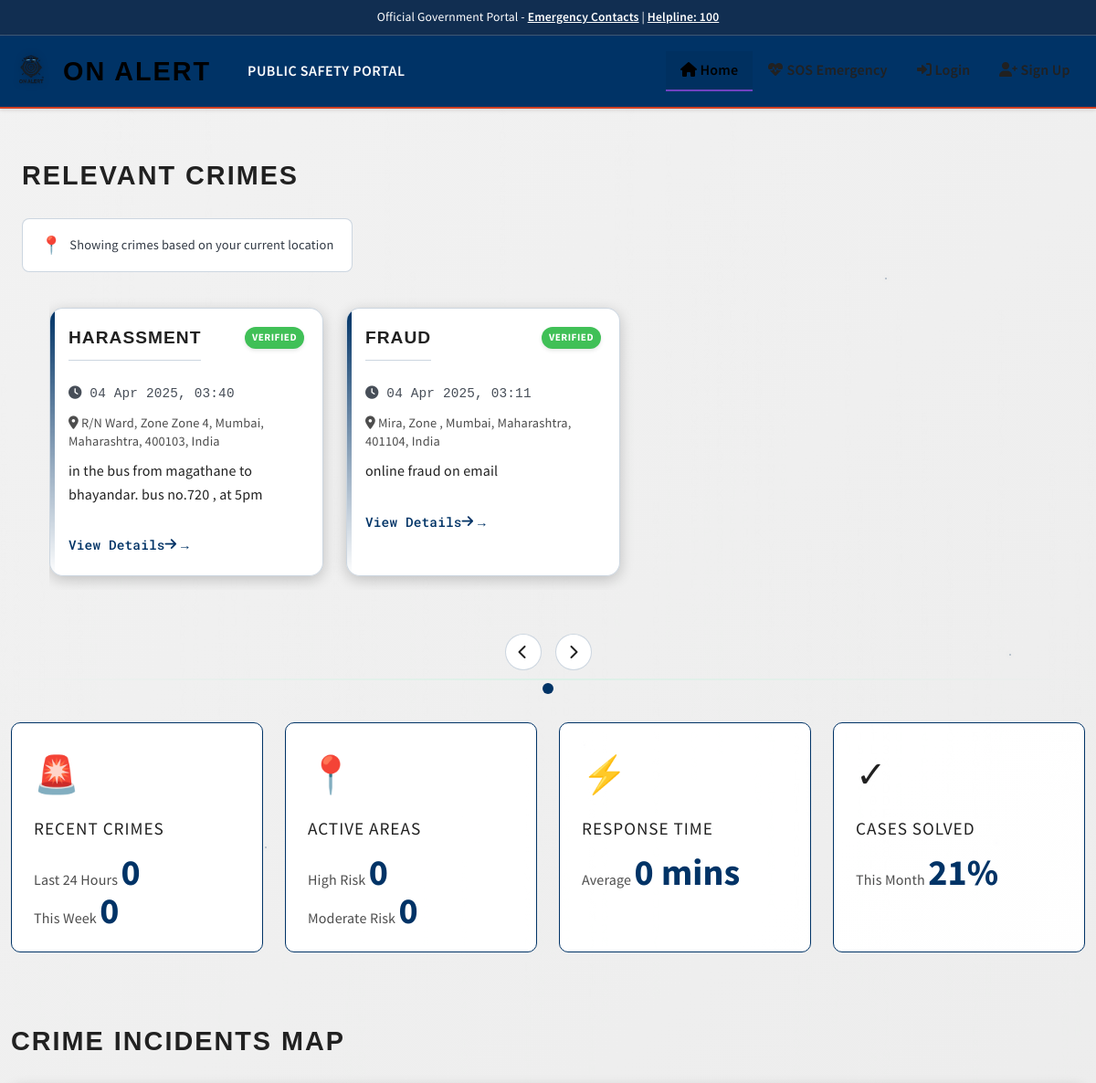
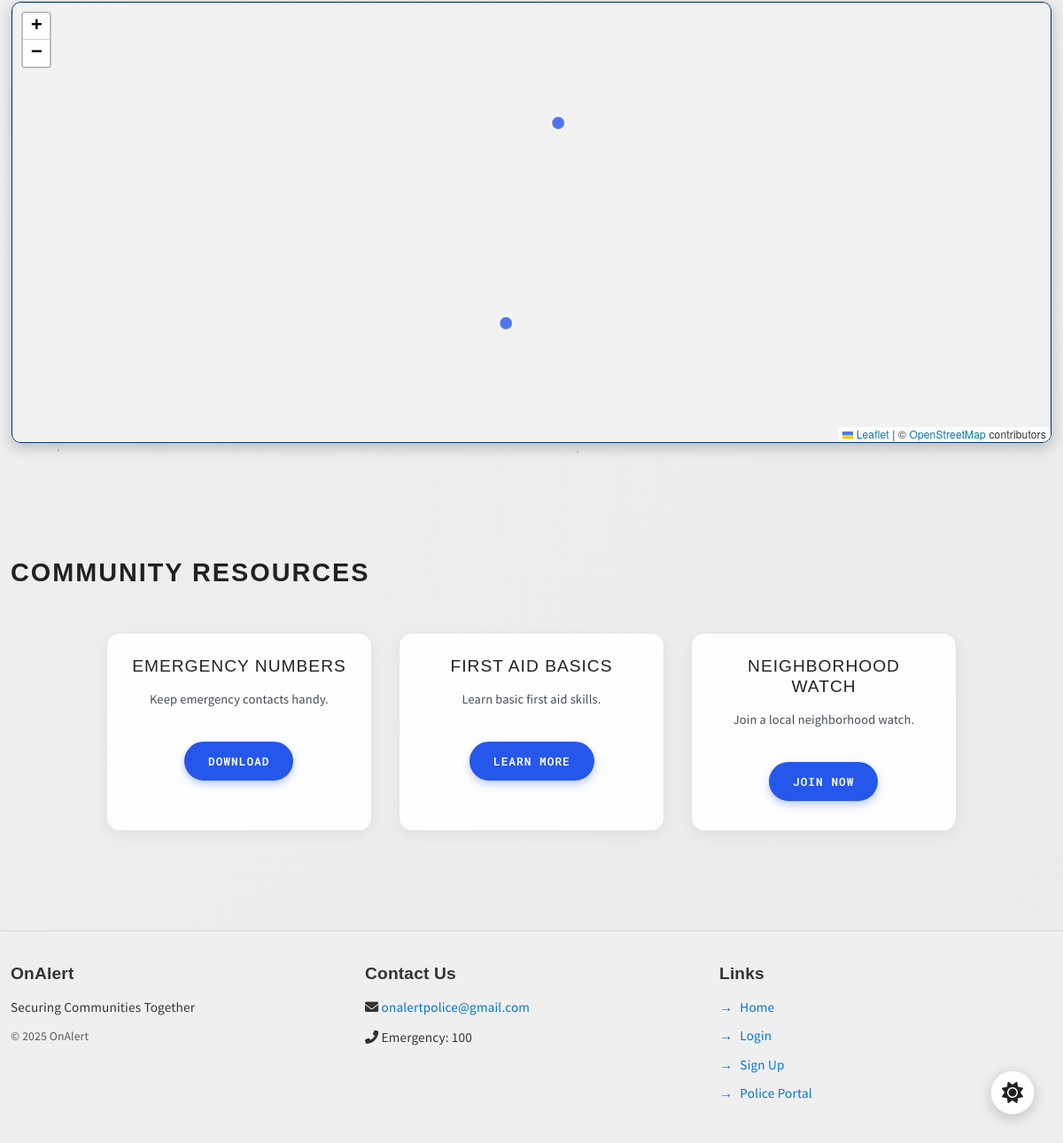
The page / on the database its author committed (2 pictures, top to bottom).
### crime/models.py (models this page shows, shortened)
class CrimeReport(db.Model):
    id = db.Column(db.Integer, primary_key=True)
    title = db.Column(db.String(100), nullable=False)
    description = db.Column(db.Text, nullable=False)
    location = db.Column(db.String(200), nullable=False)
    latitude = db.Column(db.Float, nullable=False)
    longitude = db.Column(db.Float, nullable=False)
    timestamp = db.Column(db.DateTime, default=datetime.utcnow)
    updated_at = db.Column(db.DateTime, default=datetime.utcnow)
    user_id = db.Column(db.Integer, db.ForeignKey('user.id'), nullable=True)  # Made nullable for anonymous reports
    is_anonymous = db.Column(db.Boolean, default=False)  # New field for anonymous reporting
    status = db.Column(db.String(20), default='pending')
    notes = db.Column(db.Text, nullable=True)
    evidence_file = db.Column(db.String(255), nullable=True)
    is_verified = db.Column(db.Boolean, default=False)
    verification_status = db.Column(db.String(20), default='pending')
    action_taken = db.Column(db.Text, nullable=True)
    suspect_description = db.Column(db.Text, nullable=True)
    suspect_sketch = db.Column(db.String(255), nullable=True)

### crime/app.py (the view, shortened to what this page needs)
@app.route('/')
def home():
    today = datetime.now().date()
    if current_user.is_authenticated and current_user.is_police:
        recent_crimes = CrimeReport.query.filter_by(location=current_user.jurisdiction)\
                              .order_by(CrimeReport.timestamp.desc())\
                              .limit(10).all()
    else:
        recent_crimes = CrimeReport.query.filter(
            CrimeReport.is_verified == True,
            CrimeReport.timestamp >= datetime.now() - timedelta(days=30)
        ).order_by(CrimeReport.timestamp.desc()).limit(5).all()
    statistics = get_crime_statistics()
    return render_template('home.html', recent_crimes=recent_crimes, today=today, statistics=statistics)

### crime/templates/home.html (shortened to what this page needs)
{% extends "base.html" %}
{% block content %}
<section class="recent-crimes">
    <div class="container">
        <h2 class="section-title">RELEVANT CRIMES</h2>
        <div class="d-flex justify-content-between align-items-center mb-4">
            <div>
                {% if current_user.is_authenticated and current_user.is_police %}
                    <p class="locality-info">Showing crimes in your jurisdiction</p>
                {% elif current_user.is_authenticated %}
                    <p class="locality-info">Showing your reports and crimes near you</p>
                {% else %}
                    <p class="locality-info">Showing crimes based on your current location</p>
                {% endif %}
            </div>
        </div>
    {% if recent_crimes %}
    <div class="crime-slider-container">
        <div class="crime-slider" id="crimeSlider">
                    {% for crime in recent_crimes %}
            <div class="crime-card">
                        <div class="crime-header">
                            <h3 class="crime-type">{{ crime.title }}</h3>
                            <div class="relevance-badges">
                                {% if crime.is_verified %}
                                <span class="relevance-badge verified">Verified</span>
                                {% endif %}
                            </div>
                        </div>
                        <p class="time"><i class="fas fa-clock"></i> {{ crime.timestamp.strftime('%d %b %Y, %H:%M') }}</p>
                        <p class="location"><i class="fas fa-map-marker-alt"></i> {{ crime.location }}</p>
                        <p>{{ crime.description[:100] }}{% if crime.description|length > 100 %}...{% endif %}</p>
                        <a href="#" class="view-report" data-bs-toggle="modal" data-bs-target="#crimeModal{{ crime.id }}">
                            View Details <i class="fas fa-arrow-right ml-2"></i>
                </a>
            </div>
            {% endfor %}
        </div>
        <div class="slider-controls">
                    <button class="slider-arrow prev-arrow" id="prevBtn">
                <i class="fas fa-chevron-left"></i>
            </button>
                    <button class="slider-arrow next-arrow" id="nextBtn">
                <i class="fas fa-chevron-right"></i>
            </button>
        </div>
                <div class="slider-dots" id="sliderDots"></div>
            </div>
        </div>
    {% endif %}
</section>
<section class="statistics">
    <div class="stats-grid">
        <div class="stat-card">
            <div class="stat-icon">🚨</div>
            <h3>Recent Crimes</h3>
            <div class="stat-details">
                <div class="stat-row">
                    <span>Last 24 Hours</span>
                    <span class="stat-number">{{ statistics.recent_24h }}</span>
                </div>
                <div class="stat-row">
                    <span>This Week</span>
                    <span class="stat-number">{{ statistics.recent_week }}</span>
                </div>
            </div>
        </div>
        <div class="stat-card">
            <div class="stat-icon">📍</div>
            <h3>Active Areas</h3>
            <div class="stat-details">
                <div class="stat-row">
                    <span>High Risk</span>
                    <span class="stat-number">{{ statistics.high_risk_areas }}</span>
                </div>
                <div class="stat-row">
                    <span>Moderate Risk</span>
                    <span class="stat-number">{{ statistics.moderate_risk_areas }}</span>
                </div>
            </div>
        </div>
        <div class="stat-card">
            <div class="stat-icon">⚡</div>
            <h3>Response Time</h3>
            <div class="stat-details">
                <div class="stat-row">
                    <span>Average</span>
                    <span class="stat-number">{{ statistics.avg_response_time }} mins</span>
                </div>
            </div>
        </div>
        <div class="stat-card">
            <div class="stat-icon">✓</div>
            <h3>Cases Solved</h3>
            <div class="stat-details">
                <div class="stat-row">
                    <span>This Month</span>
                    <span class="stat-number">{{ statistics.solved_percentage }}%</span>
                </div>
            </div>
        </div>
    </div>
</section>
<section class="map">
    <h2 class="section-title">Crime Incidents Map</h2>
    <div class="map-container">
        <div id="map"></div>
    </div>
</section>
<section class="resources">
    <h2 class="section-title">Community Resources</h2>
    <div class="resource-container">
        <div class="resource-card">
            <h3 class="resource-title">EMERGENCY NUMBERS</h3>
            <p>Keep emergency contacts handy.</p>
            <a href="{{ url_for('download_emergency') }}" class="resource-button">Download</a>
        </div>
        <div class="resource-card">
            <h3 class="resource-title">FIRST AID BASICS</h3>
            <p>Learn basic first aid skills.</p>
            <a href="{{ url_for('learn_first_aid') }}" class="resource-button">Learn More</a>
        </div>
        <div class="resource-card">
            <h3 class="resource-title">NEIGHBORHOOD WATCH</h3>
            <p>Join a local neighborhood watch.</p>
            <a href="{{ url_for('join_watch') }}" class="resource-button">Join Now</a>
        </div>
    </div>
</section>
{% endblock %}

### crime/templates/base.html (shortened to what this page needs)
<!DOCTYPE html>
<html lang="en" data-theme="dark">
<head>
    <link href="https://cdn.jsdelivr.net/npm/bootstrap@5.1.3/dist/css/bootstrap.min.css" rel="stylesheet">
    <link rel="stylesheet" href="https://unpkg.com/leaflet@1.7.1/dist/leaflet.css"/>
    <link rel="stylesheet" href="https://unpkg.com/leaflet.markercluster@1.4.1/dist/MarkerCluster.css">
    <link rel="stylesheet" href="https://unpkg.com/leaflet.markercluster@1.4.1/dist/MarkerCluster.Default.css">
    <link rel="stylesheet" href="https://cdnjs.cloudflare.com/ajax/libs/font-awesome/6.0.0/css/all.min.css">
    <link rel="stylesheet" href="{{ url_for('static', filename='css/style.css') }}">
</head>
<body>
    <div class="background-animation">
        <div id="matrixRain"></div>
        <div id="scanLines"></div>
        <div id="particles"></div>
    </div>
    <div class="header-banner">
        <div class="container">
            <span>Official Government Portal - <a href="#">Emergency Contacts</a> | <a href="#">Helpline: 100</a></span>
        </div>
    </div>
    <header>
        <div class="container">
            <div class="d-flex justify-content-between align-items-center">
                <div class="d-flex align-items-center">
                    <a href="{{ url_for('home') }}" class="d-flex align-items-center text-decoration-none">
                        <img src="{{ url_for('static', filename='images/onalert_logo.png') }}" alt="ON ALERT Logo" class="logo-img">
                        <div class="logo me-4">ON ALERT</div>
                    </a>
                    <div class="govt-tagline d-none d-md-block text-white ms-3">Public Safety Portal</div>
                </div>
                <nav>
                    <ul class="nav">
                        {% if current_user.is_authenticated and current_user.is_police %}
                            <li class="nav-item">
                                <a class="nav-link {% if 'dashboard' in request.path %}active{% endif %}" href="{{ url_for('admin_dashboard') }}">
                                    <i class="fas fa-shield-alt"></i> Dashboard
                                </a>
                            </li>
                            <li class="nav-item">
                                <a class="nav-link {% if request.path == url_for('data') %}active{% endif %}" href="{{ url_for('data') }}">
                                    <i class="fas fa-chart-line"></i> Analytics
                                </a>
                            </li>
                            <li class="nav-item">
                                <a class="nav-link {% if request.path == url_for('police_sos_alerts') %}active{% endif %}" href="{{ url_for('police_sos_alerts') }}">
                                    <i class="fas fa-exclamation-circle"></i> SOS Alerts
                                </a>
                            </li>
                            <li class="nav-item">
                                <a class="nav-link" href="{{ url_for('admin_logout') }}">
                                    <i class="fas fa-sign-out-alt"></i> Logout
                                </a>
                            </li>
                        {% else %}
                            <li class="nav-item">
                                <a class="nav-link {% if request.path == url_for('home') %}active{% endif %}" href="{{ url_for('home') }}">
                                    <i class="fas fa-home"></i> Home
                                </a>
                            </li>
                            <li class="nav-item">
                                <a class="nav-link {% if request.path == url_for('sos') %}active{% endif %}" href="{{ url_for('sos') }}">
                                    <i class="fas fa-heartbeat"></i> SOS Emergency
                                </a>
                            </li>
                            {% if current_user.is_authenticated %}
                                <li class="nav-item">
                                    <a class="nav-link {% if request.path == url_for('report_crime') %}active{% endif %}" href="{{ url_for('report_crime') }}">
                                        <i class="fas fa-exclamation-triangle"></i> Report Crime
                                    </a>
                                </li>
                                <li class="nav-item">
                                    <a class="nav-link" href="{{ url_for('logout') }}">
                                        <i class="fas fa-sign-out-alt"></i> Logout
                                    </a>
                                </li>
                            {% else %}
                                <li class="nav-item">
                                    <a class="nav-link" href="{{ url_for('login') }}">
                                        <i class="fas fa-sign-in-alt"></i> Login
                                    </a>
                                </li>
                                <li class="nav-item">
                                    <a class="nav-link" href="{{ url_for('signup') }}">
                                        <i class="fas fa-user-plus"></i> Sign Up
                                    </a>
                                </li>
                            {% endif %}
                        {% endif %}
                    </ul>
                </nav>
            </div>
        </div>
    </header>
    <main class="container py-4">
        {% block content %}{% endblock %}
    </main>
    <footer>
        <div class="container">
            <div class="row py-3">
                <div class="col-md-4 mb-3 mb-md-0">
                    <h5 class="footer-heading">OnAlert</h5>
                    <p class="footer-text">Securing Communities Together</p>
                    <p class="copyright">&copy; 2025 OnAlert</p>
                </div>
                <div class="col-md-4 mb-3 mb-md-0">
                    <h5 class="footer-heading">Contact Us</h5>
                    <p class="footer-text">
                        <i class="fas fa-envelope"></i>
                        <a href="mailto:onalertpolice@gmail.com" class="footer-link">onalertpolice@gmail.com</a>
                    </p>
                    <p class="footer-text">
                        <i class="fas fa-phone-alt"></i> Emergency: 100
                    </p>
                </div>
                <div class="col-md-4">
                    <h5 class="footer-heading">Links</h5>
                    <ul class="footer-links">
                        <li><a href="{{ url_for('home') }}" class="footer-link">Home</a></li>
                        {% if not current_user.is_authenticated %}
                            <li><a href="{{ url_for('login') }}" class="footer-link">Login</a></li>
                            <li><a href="{{ url_for('signup') }}" class="footer-link">Sign Up</a></li>
                        {% endif %}
                        {% if not current_user.is_authenticated or not current_user.is_police %}
                            <li><a href="{{ url_for('police_login') }}" class="footer-link">Police Portal</a></li>
                        {% endif %}
                    </ul>
                </div>
            </div>
        </div>
    </footer>
    <button class="theme-switcher" id="themeSwitcher" title="Toggle theme">
        <i class="fas fa-moon"></i>
    </button>
</body>
</html>

### rows shown on the page
CrimeReport: title "HARASSMENT", is_verified "VERIFIED", timestamp "04 Apr 2025, 03:40", location "R/N Ward, Zone Zone 4, Mumbai, Maharashtra, 400103, India", description "in the bus from magathane to bhayandar. bus no.720 , at 5pm"
CrimeReport: title "FRAUD", is_verified "VERIFIED", timestamp "04 Apr 2025, 03:11", location "Mira, Zone , Mumbai, Maharashtra, 401104, India", description "online fraud on email"

### other values the page prints
{{ statistics.recent_24h }} "0"
{{ statistics.recent_week }} "0"
{{ statistics.high_risk_areas }} "0"
{{ statistics.moderate_risk_areas }} "0"
{{ statistics.avg_response_time }} "0"
{{ statistics.solved_percentage }} "21"
